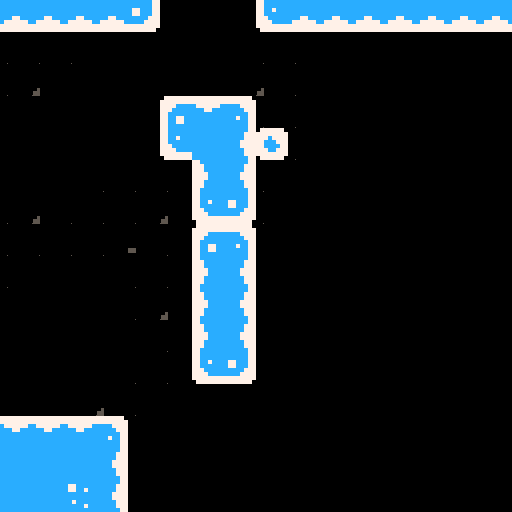

This game map was drawn from its Tiled (.tmx) file and the tilesets committed beside it. A one-line description and the full map source follow:
An orthogonal 16x16 tile map with 32x32 px tiles, 4 tile layers (Background, Walls_Ground_&_Ceiling, Spikes, Decorations), 5 tilesets and 13 objects (12x BreakingBlock, FlyingStrawberry).

<map version="1.9" tiledversion="1.9.2" orientation="orthogonal" renderorder="left-up" width="16" height="16" tilewidth="32" tileheight="32" infinite="0" nextlayerid="15" nextobjectid="28">
 <editorsettings>
  <export target="400M_Level.json" format="json" />
 </editorsettings>
 <tileset firstgid="1" source="../tilesets/CelesteClassic_SoftDecorations.tsx" />
 <tileset firstgid="10" source="../tilesets/CelesteClassic_Spikes.tsx" />
 <tileset firstgid="11" source="../tilesets/CelesteClassic_Walls.tsx" />
 <tileset firstgid="74" source="../tilesets/CelesteClassic_Background.tsx" />
 <tileset firstgid="86" source="../tilesets/CelesteClassic_Everything.tsx" />
 <layer id="9" name="Background" width="16" height="16">
  <data encoding="csv">
0,0,0,0,0,0,0,0,80,0,0,0,0,0,0,0,
80,80,80,78,0,0,0,0,80,80,78,0,0,0,0,0,
80,81,78,0,0,74,75,74,81,80,0,0,0,0,0,0,
78,0,0,0,0,80,0,80,80,80,0,0,0,0,0,0,
0,0,0,74,74,80,0,0,80,80,75,0,0,0,0,0,
75,0,74,80,80,80,0,0,80,78,0,0,0,0,0,0,
80,81,80,80,80,81,80,80,80,0,0,0,0,0,0,0,
80,80,80,80,84,80,80,80,78,0,0,0,0,0,0,0,
80,78,0,77,80,80,0,0,0,0,0,0,0,0,0,0,
77,0,0,0,80,81,0,0,0,0,0,0,0,0,0,0,
0,0,0,0,77,80,0,0,0,0,0,0,0,0,0,0,
0,0,0,74,80,80,80,0,0,0,0,0,0,0,0,0,
0,0,74,81,80,78,77,0,0,0,0,0,0,0,0,0,
0,0,0,80,78,0,0,0,0,0,0,0,0,0,0,0,
0,0,0,0,0,0,0,0,0,0,0,0,0,0,0,0,
0,0,0,0,0,0,0,0,0,0,0,0,0,0,0,0
</data>
 </layer>
 <layer id="6" name="Walls_Ground_&amp;_Ceiling" width="16" height="16">
  <data encoding="csv">
26,26,26,26,27,0,0,0,25,26,26,26,26,26,26,26,
0,0,0,0,0,0,0,0,0,0,0,0,0,0,0,0,
0,0,0,0,0,0,0,0,0,0,0,0,0,0,0,0,
0,0,0,0,0,11,12,13,0,0,0,0,0,0,0,0,
0,0,0,0,0,25,19,20,17,0,0,0,0,0,0,0,
0,0,0,0,0,0,18,20,0,0,0,0,0,0,0,0,
0,0,0,0,0,0,25,27,0,0,0,0,0,0,0,0,
0,0,0,0,0,0,11,13,0,0,0,0,0,0,0,0,
0,0,0,0,0,0,18,20,0,0,0,0,0,0,0,0,
0,0,0,0,0,0,18,20,0,0,0,0,0,0,0,0,
0,0,0,0,0,0,18,20,0,0,0,0,0,0,0,0,
0,0,0,0,0,0,25,27,0,0,0,0,0,0,0,0,
0,0,0,0,0,0,0,0,0,0,0,0,0,0,0,0,
12,12,12,13,0,0,0,0,0,0,0,0,0,0,0,0,
19,19,19,20,0,0,0,0,0,0,0,0,0,0,0,0,
19,19,21,20,0,0,0,0,0,0,0,0,0,0,0,0
</data>
 </layer>
 <layer id="8" name="Spikes" width="16" height="16">
  <data encoding="csv">
0,0,0,0,0,0,0,0,0,0,0,0,0,0,0,0,
0,0,0,0,0,0,0,0,0,0,0,0,0,0,0,0,
0,0,0,0,0,0,0,0,0,0,0,0,0,0,0,0,
0,0,0,0,0,0,0,0,0,0,0,0,0,0,0,0,
0,0,0,0,0,0,0,0,0,0,0,0,0,0,0,0,
0,0,0,0,0,0,0,0,0,0,0,0,0,0,0,0,
0,0,0,0,0,0,0,0,0,0,0,0,0,0,0,0,
0,0,0,0,0,0,0,0,0,0,0,0,0,0,0,0,
0,0,0,0,0,0,0,0,0,0,0,0,0,0,0,0,
0,0,0,0,0,0,0,0,0,0,0,0,0,0,0,0,
0,0,0,0,0,0,0,0,0,0,0,0,0,0,0,0,
0,0,0,0,0,0,0,0,0,0,0,0,0,0,0,0,
0,0,0,0,0,0,0,0,0,0,0,0,0,0,0,0,
0,0,0,0,0,0,0,0,0,0,0,0,0,0,0,0,
0,0,0,0,0,0,0,0,0,0,0,0,0,0,0,0,
0,0,0,0,0,0,0,0,0,0,0,0,0,0,0,0
</data>
 </layer>
 <objectgroup id="14" name="GameObjects">
  <object id="14" name="BBlock_1" class="BreakingBlock" x="144" y="497.5">
   <point />
  </object>
  <object id="15" name="BBlock_2" class="BreakingBlock" x="175.5" y="497.5">
   <point />
  </object>
  <object id="16" name="BBlock_3" class="BreakingBlock" x="272.5" y="465.5">
   <point />
  </object>
  <object id="17" name="BBlock_4" class="BreakingBlock" x="304" y="465.5">
   <point />
  </object>
  <object id="18" name="BBlock_5" class="BreakingBlock" x="400.5" y="433.5">
   <point />
  </object>
  <object id="19" name="BBlock_6" class="BreakingBlock" x="432" y="433.5">
   <point />
  </object>
  <object id="20" name="BBlock_7" class="BreakingBlock" x="464.5" y="369.5">
   <point />
  </object>
  <object id="21" name="BBlock_8" class="BreakingBlock" x="496" y="369.5">
   <point />
  </object>
  <object id="22" name="BBlock_9" class="BreakingBlock" x="368.5" y="305.5">
   <point />
  </object>
  <object id="23" name="BBlock_10" class="BreakingBlock" x="400" y="305.5">
   <point />
  </object>
  <object id="24" name="BBlock_11" class="BreakingBlock" x="400.5" y="209.5">
   <point />
  </object>
  <object id="25" name="BBlock_12" class="BreakingBlock" x="432" y="209.5">
   <point />
  </object>
  <object id="27" name="Berry" class="FlyingStrawberry" x="80.5" y="146">
   <point />
  </object>
 </objectgroup>
 <layer id="10" name="Decorations" width="16" height="16">
  <data encoding="csv">
0,0,0,0,0,0,0,0,0,0,0,0,0,0,0,0,
0,0,0,0,0,0,0,0,0,0,0,0,0,0,0,0,
0,0,0,0,0,0,0,0,0,0,0,0,0,0,0,0,
0,0,0,0,0,0,0,0,0,0,0,0,0,0,0,0,
0,0,0,0,0,0,0,0,0,0,0,0,0,0,0,0,
0,0,0,0,0,0,0,0,0,0,0,0,0,0,0,0,
0,0,0,0,0,0,0,0,0,0,0,0,0,0,0,0,
0,0,0,0,0,0,0,0,0,0,0,0,0,0,0,0,
0,0,0,0,0,0,0,0,0,0,0,0,0,0,0,0,
0,0,0,0,0,0,0,0,0,0,0,0,0,0,0,0,
0,0,0,0,0,0,0,0,0,0,0,0,0,0,0,0,
0,0,0,0,0,0,0,0,0,0,0,0,0,0,0,0,
1,0,0,0,0,0,0,0,0,0,0,0,0,0,0,0,
0,0,0,0,0,0,0,0,0,0,0,0,0,0,0,0,
0,0,0,0,0,0,0,0,0,0,0,0,0,0,0,0,
0,0,0,0,0,0,0,0,0,0,0,0,0,0,0,0
</data>
 </layer>
</map>